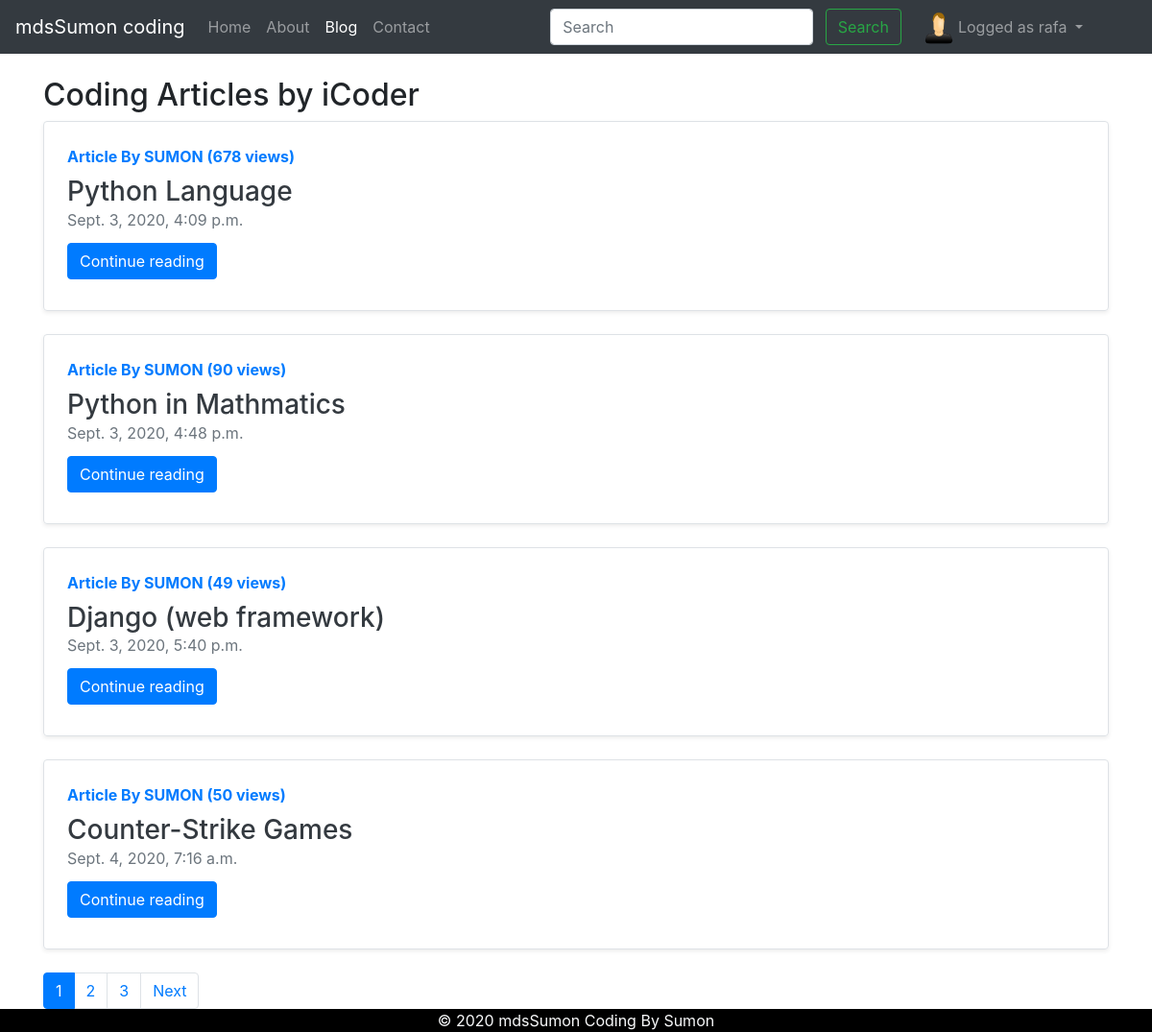
Page /blog/ (signed in) on the committed database.
### blog/models.py (models this page shows, shortened)
class Post(models.Model):
    sno = models.AutoField(primary_key=True)
    serial = models.IntegerField(default=1)
    title = models.CharField(max_length=255)
    category = models.ForeignKey(Category,on_delete=models.CASCADE,default=1)
    likes = models.ManyToManyField(User ,related_name='likes', blank=True)
    content = models.TextField()
    authur = models.CharField(max_length=13)
    slug = models.CharField(max_length=130)
    views = models.IntegerField(default=0)
    timeStamp = models.DateTimeField(blank=True)

### blog/views.py (the view)
# urls.py: path('', views.blogHome, name='blogHome'),
def blogHome(request):
    Posts = Post.objects.all()
    paginator = Paginator(Posts, 4)
    page = request.GET.get('page')
    try:
        posts = paginator.page(page)
    except PageNotAnInteger:
        posts = paginator.page(1)
    except EmptyPage:
        posts = paginator.page(paginator.num_pages)
    if page is None:
        start_index = 0
        end_index = 7
    else:
       (start_index , end_index) = proper_pagination(posts, index=4)
    page_range = list(paginator.page_range[start_index:end_index])
    context = {'posts':posts,
        'page_range':page_range}
    return render(request,'blog/blogHome.html',context)

### blog/views.py (called while the page is built)
def category_list(request):
    category_list = Category.objects.exclude(name='default')
    context = {
        "category_list": category_list,
    }
    return context

### templates/blog/blogHome.html (shortened to what this page needs)
{% extends 'base.html' %}
 {% block title %}blogHome{% endblock title %} {% block blogactive %} active
{% endblock blogactive %} {% block body %}
<div class="container my-4">
    <h2>Coding Articles by iCoder</h2>
    {% for post in posts %}
    <div class="row no-gutters border rounded overflow-hidden flex-md-row mb-4 shadow-sm h-md-250 position-relative">
        <div class="col p-4 d-flex flex-column position-static">
            <strong class="d-inline-block mb-2 text-primary">Article By {{post.authur}} ({{post.views}} views)</strong>
            <h3 class="mb-0"> <a class="text-dark" href="/blog/{{post.slug}}"> {{post.title}}</a></h3>
            <div class="mb-1 text-muted">{{post.timeStamp}}</div>
            <div class="my-2">
                <a href="/blog/{{post.slug}}" role="button" class="btn btn-primary">Continue reading</a>
            </div>
        </div>
    </div>
    {% endfor %}
  <ul class="pagination">
           {% for p in  page_range  %}
           {% if posts.number == p  %}
             <li class="page-item active"><a class="page-link" href="?page={{ p }}">{{p}}</a></li>
           {% else %}
                <li class="page-item"><a class="page-link" href="?page={{ p }}">{{ p }}</a></li>
           {% endif %}
           {% endfor %}
              {% if posts.has_next %}
            <li class="page-item"><a class="page-link" href="?page={{ posts.next_page_number }}">Next</a></li>
           {% endif %}
        </ul>
</div>
{% endblock body %}

### templates/base.html (shortened to what this page needs)
<!DOCTYPE html>
{% load static %}
<html lang="en">
  <head>
   <link rel="stylesheet" href="{% static 'blog/style.css' %}">
    <link
      rel="stylesheet"
      href="https://stackpath.bootstrapcdn.com/bootstrap/4.5.2/css/bootstrap.min.css"
    />
     <link rel="stylesheet" href="{% static 'prism/prism.css' %}">
  </head>
  <body>
    <nav class="navbar navbar-expand-lg navbar-dark bg-dark">
      <a class="navbar-brand" href="/">mdsSumon coding</a>
      <div class="collapse navbar-collapse" id="navbarSupportedContent">
        <ul class="navbar-nav mr-auto">
          <li class="nav-item {% block homeactive %} {% endblock homeactive %}">
            <a class="nav-link" href="/"
              >Home <span class="sr-only">(current)</span></a
            >
          </li>
          <li
            class="nav-item {% block aboutactive %} {% endblock aboutactive %}"
          >
            <a class="nav-link" href="/about">About</a>
          </li>
          <li class="nav-item {% block blogactive %} {% endblock blogactive %}">
            <a class="nav-link" href="/blog">Blog</a>
          </li>
          <li
            class="nav-item {% block contactactive %} {% endblock contactactive %}"
          >
            <a class="nav-link" href="/contact">Contact</a>
          </li>
        </ul>
        <div class="ml-auto form-inline">
          <form method="get" action="/search" class="my-2 my-lg-0 mx-3">
            <input
              class="form-control mr-sm-2"
              type="search"
              placeholder="Search"
              aria-label="Search"
              name="query"
              id="query"
            />
            <button class="btn btn-outline-success my-2 my-sm-0" type="submit">
              Search
            </button>
          </form>
          {% if user.is_authenticated %}
          <ul class="navbar-nav ml-auto mr-5">
            <li class="nav-item dropdown">
              <a
                class="nav-link dropdown-toggle"
                href="#"
                id="navbarDropdown"
                role="button"
                data-toggle="dropdown"
                aria-haspopup="true"
                aria-expanded="false"
              > {% if request.user.profile.photo  %}
          <img src="{{ request.user.profile.photo.url }}" class="navbar-img">
        {% else %}
           <img src="/static/img/bg.png" class="navbar-img">
        {% endif %}
                Logged as {{request.user}}
              </a>
            </li>
          </ul>
          {% endif %}
        </div>
      </div>
    </nav>
    {% block body %} {% endblock body %} {% block js %} {% endblock js %}
 <footer class="footer">
        <div class="container">
            <span class="text-light">&#169 2020 mdsSumon Coding By Sumon </span>
        </div>
    </footer>
  </body>
</html>

### static/blog/style.css (style rules this page uses)
.navbar-img { width:30px; height:35px; float: left; background-size: auto 100%; margin-top: -5px; margin-right: 5px; border-radius: 6px; }

### templates/base.html (style rules this page uses)
.footer { position: fixed; left: 0; bottom: 0; width: 100%; background-color: black; color: white; text-align: center; display: block; }

### rows in the picture
Post: authur "SUMON", views "678", title "Python Language", timeStamp "Sept. 3, 2020, 4:09 p.m."
Post: authur "SUMON", views "90", title "Python in Mathmatics", timeStamp "Sept. 3, 2020, 4:48 p.m."
Post: authur "SUMON", views "49", title "Django (web framework)", timeStamp "Sept. 3, 2020, 5:40 p.m."
Post: authur "SUMON", views "50", title "Counter-Strike Games", timeStamp "Sept. 4, 2020, 7:16 a.m."

### other values in the picture
{{ request.user }} "rafa"
{{ p }} "1"
{{ p }} "2" "3"
